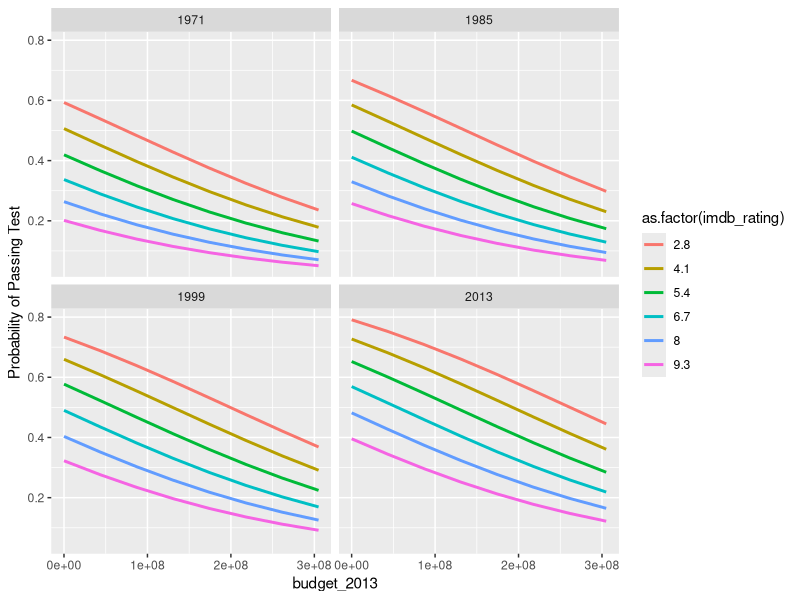
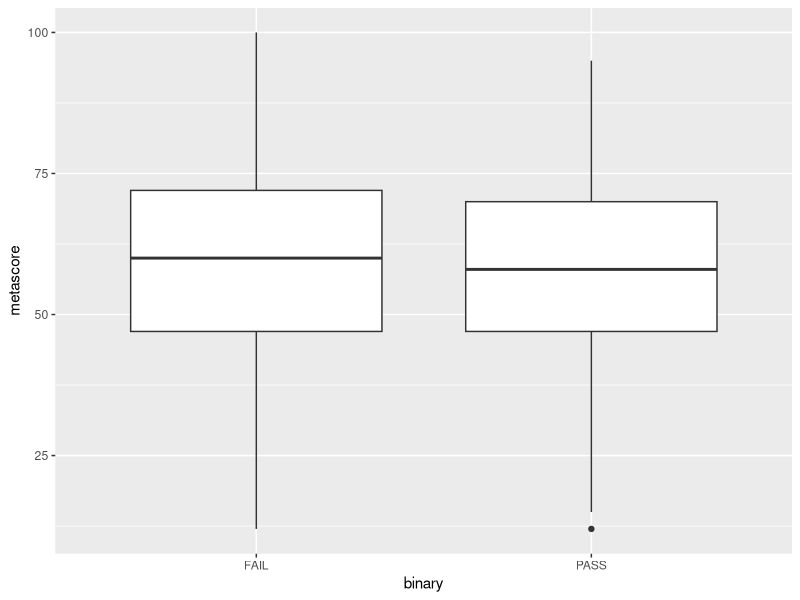
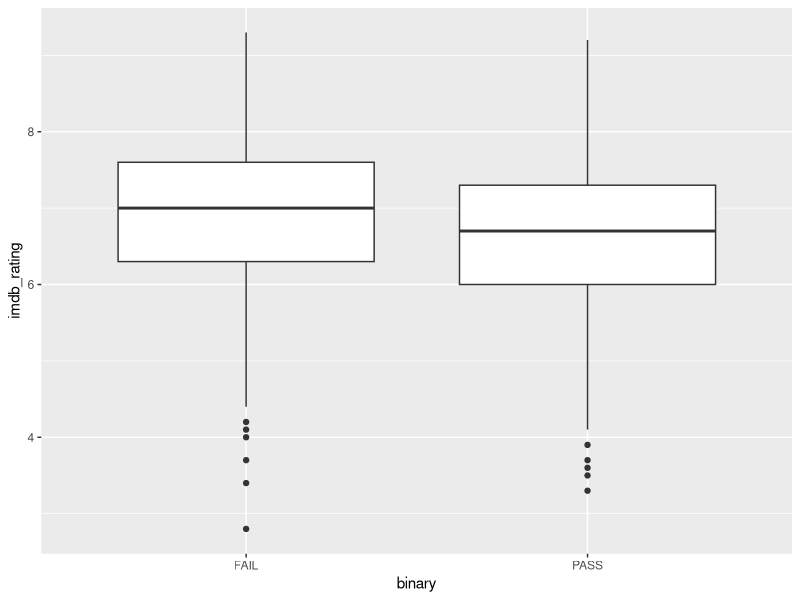
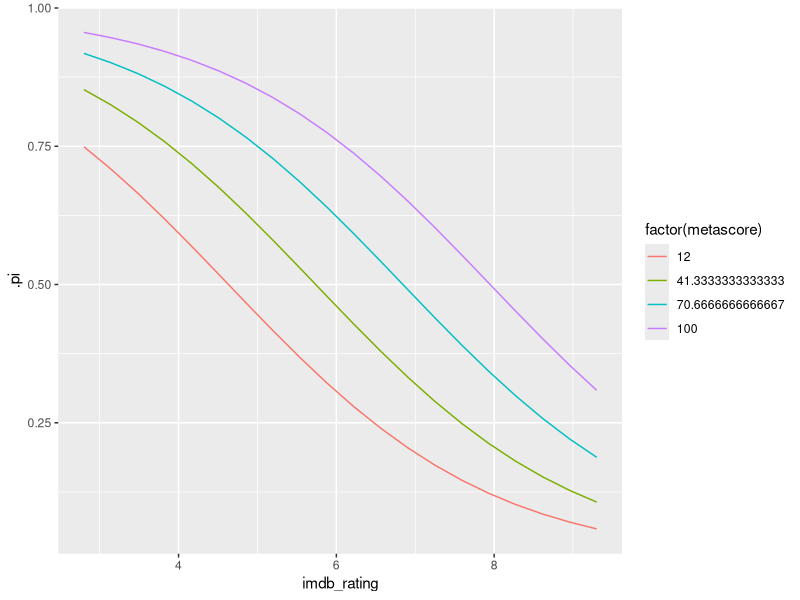

Write R code to recreate these figures, in order.
## ---- chunk 1
library(tidyverse)
library(broom)
movies2 <- read_csv("data/movies_sentiment.csv")
movies2 |> as_tibble() 
## ---- chunk 2
movies2 <- movies2 %>% mutate(binary_0 = ifelse(binary == "PASS", 1, 0))

mod_year <- glm(binary_0 ~ budget_2013 +
                  year + 
                  imdb_rating,
                data = movies2, family = "binomial") 
summary(mod_year) 
## ---- chunk 3
library(modelr)
grid <- movies2 |>
  data_grid(
    year = seq_range(year, n = 4),
    binary_0 = c(0, 1),
    imdb_rating = seq_range(imdb_rating, n = 6),
    budget_2013 = seq_range(budget_2013, n = 8)
    )


aug_year <- augment(mod_year, newdata = grid, se_fit = TRUE)
aug_year <- aug_year |> mutate(.pi = exp(.fitted) / (1 + exp(.fitted)))


ggplot(data = aug_year, aes(x = budget_2013, y = .pi)) +
  geom_line(aes(color = as.factor(imdb_rating)), linewidth = 1) +
  facet_wrap(~ year) +
  labs(y = "Probability of Passing Test")
## ---- chunk 4
movies2 <- movies2 |> as_tibble()
ggplot(data = movies2, aes(x = binary, y = metascore)) +
  geom_boxplot()

ggplot(data = movies2, aes(x = binary, y = imdb_rating)) +
  geom_boxplot()

movies2 <- movies2 |> mutate(profit = parse_number(intgross_2013) - budget_2013)

mod <- glm(binary_0 ~ metascore + imdb_rating + year + profit, data = movies2,
    family = "binomial") 

library(modelr)
grid <- movies2 |>
  data_grid(
    year = median(movies2$year, na.rm = TRUE),
    profit = median(movies2$profit, na.rm = TRUE),  ## look into this more 
    imdb_rating = seq_range(imdb_rating, n = 20),   ## choose which variables to fix at the median and show in the plot
    metascore = seq_range(metascore, n = 4)
    )


aug_year <- augment(mod, newdata = grid, se_fit = TRUE)
aug_year <- aug_year |> mutate(.pi = exp(.fitted) / (1 + exp(.fitted)))

ggplot(data = aug_year, aes(x = imdb_rating, y = .pi)) +
  geom_line(aes(colour = factor(metascore)))

## in general, higher imdb_rating is associated with lower prob of passing
## but, higher metascore (critics) is associated with higher probability of passing
